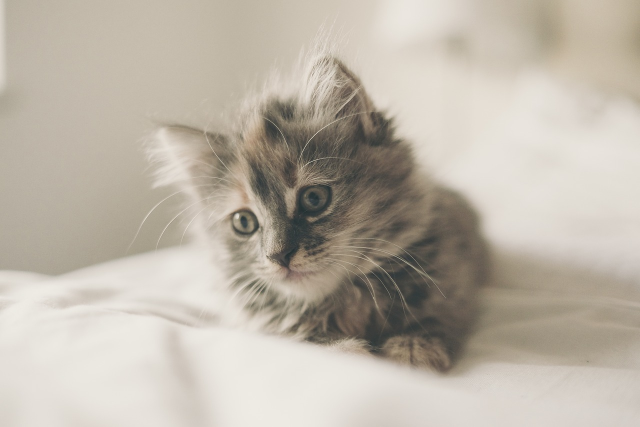
#> input picture Section2_Image-with-OpenCV/src/cat.jpg, 1280 x 853 px (shown at 1/2 size)
$ python Image-with-OpenCV1.py
#> lines starting #> are read from the running program, lines starting #| are printed output that depends on the picture
import cv2
import os
import matplotlib.pyplot as plt

# MATPLOTLIB -> Red Green Blue
# OPENCV -> Blue Gree, Red

__BASE_DIR__ = os.path.dirname(os.path.realpath(__file__))

# First Image
image = cv2.imread(__BASE_DIR__ + '/src/cat.jpg')
#> image is the input picture: shape (853, 1280, 3); mean B, G, R 168.6, 180.6, 188.5
plt.imshow(image)
plt.show()

# Second Image
image = cv2.cvtColor(image, cv2.COLOR_BGR2RGB)
plt.imshow(image)
plt.show()

# Third Image
image = cv2.imread(__BASE_DIR__ + '/src/cat.jpg', cv2.IMREAD_GRAYSCALE)
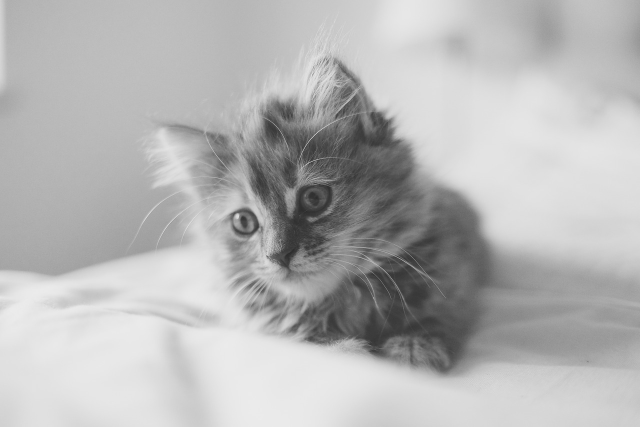
#> image: shape (853, 1280) (shown at 1/2 size); min 34, max 243, mean 181.6
plt.imshow(image, cmap='gray')
#plt.imshow(image, cmap='magma')
#plt.imshow(image)
plt.show()

# Fourth Image
image = cv2.imread(__BASE_DIR__ + '/src/cat.jpg')
image = cv2.cvtColor(image, cv2.COLOR_BGR2RGB)
new_image = cv2.resize(image, (400, 100))
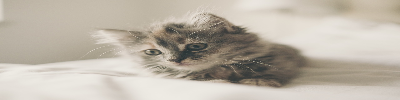
#> new_image: shape (100, 400, 3); mean R, G, B 188.4, 180.5, 168.5
plt.imshow(new_image)
plt.show()

# Fifth Image
new_image = cv2.flip(image, -1)
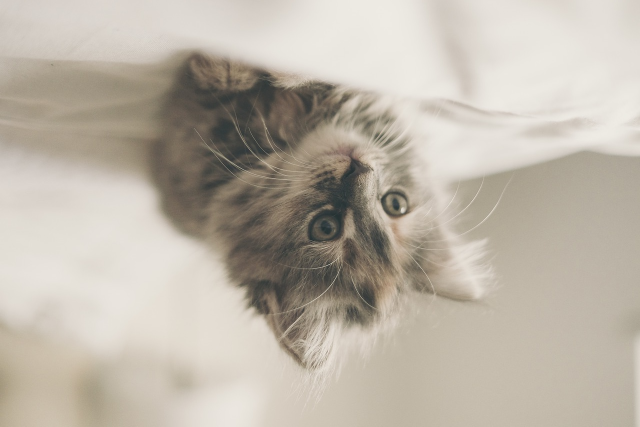
#> new_image: shape (853, 1280, 3) (shown at 1/2 size); mean R, G, B 188.5, 180.6, 168.6
plt.imshow(new_image)
plt.show()
